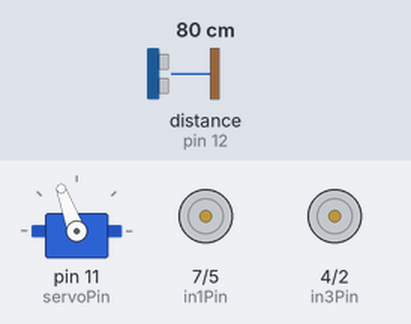
A sketch run on a simulated Arduino Uno, built with avr-gcc and run on an emulated ATmega328P. On the bench: servo, motor-driver pin pairs drawn as motors (green arrow = first pin HIGH = forward, orange = second pin HIGH = backward, longer = more drive, scaled by the enable pin). Wiring (inferred from the names in the program): ultrasonic range finder: trigger pin 13; echo pin 12. The inputs (shaded band) are chosen by the test bench; at power-on: distance to the obstacle (sensor on pin 12) 80 cm. The echo pulse lasts 58.3 µs per cm.

Above: at 4.7 s.
6.0 s: distance to the obstacle (sensor on pin 12) set to 33 cm
9.0 s: distance to the obstacle (sensor on pin 12) set to 27 cm
At 10.1 s:
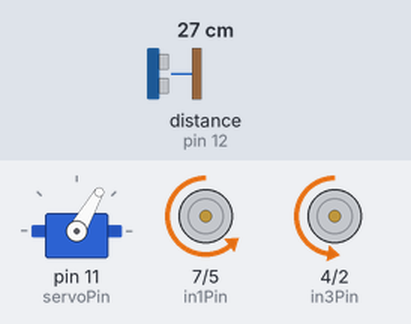
12.0 s: distance to the obstacle (sensor on pin 12) set to 35 cm
At 12.9 s:
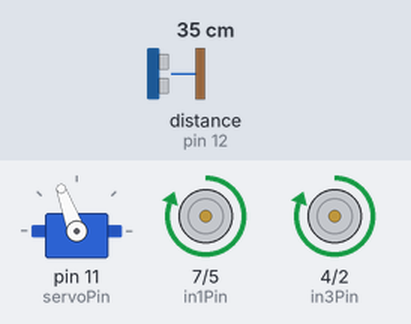
15.0 s: distance to the obstacle (sensor on pin 12) set to 2 cm
At 15.6 s:
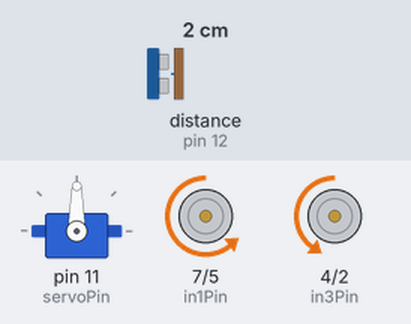
Timing chart, 0 to 19.0 s (numbered marks = the images above; inputs shaded):
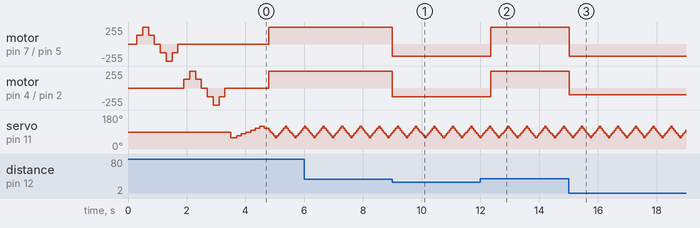

Measured:
- the behaviour switches between 31 and 30 cm on distance to the obstacle (sensor on pin 12) (found by bisection; images 0 and 1)
- after the input at 9.0 s, motor on pin 7 (in1Pin) / pin 5 (in2Pin): forward 255/255 → backward 180/255 at once; motor on pin 4 (in3Pin) / pin 2 (in4Pin): forward 255/255 → backward 128/255 at once
- after the input at 12.0 s, motor on pin 7 (in1Pin) / pin 5 (in2Pin): backward 180/255 → forward 255/255 after 0.35 s; motor on pin 4 (in3Pin) / pin 2 (in4Pin): backward 128/255 → forward 255/255 after 0.35 s
- after the input at 15.0 s, motor on pin 7 (in1Pin) / pin 5 (in2Pin): forward 255/255 → backward 180/255 at once; motor on pin 4 (in3Pin) / pin 2 (in4Pin): forward 255/255 → backward 100/255 at once
- by itself, servo on pin 11 (servoPin): repeats every 0.61 s: 70° 0.05 s, 60° 0.05 s, 70° 0.05 s, 80° 0.05 s, 90° 0.05 s, 100° 0.05 s, 110° 0.05 s, 120° 0.05 s, 110° 0.05 s, 100° 0.05 s, 90° 0.05 s, 80° 0.05 s

The sketch:

sketch_may30a.ino
```cpp
#include <Servo.h>

Servo servo;

// Ultrasonic Sensor Pins
const int trigPin = 13;
const int echoPin = 12;

// Servo Pin
const int servoPin = 11;

// L298N Motor Driver Pins
const int enAPin = 6, in1Pin = 7, in2Pin = 5;  // Left motor
const int in3Pin = 4, in4Pin = 2, enBPin = 3;  // Right motor

enum Motor { LEFT, RIGHT };

// Sweep Configuration
const byte NUM_ANGLES = 7;
const byte sensorAngles[NUM_ANGLES] = {60, 70, 80, 90, 100, 110, 120};
unsigned int distanceArr[NUM_ANGLES];

// Movement function
void go(Motor m, int speed) {
  bool forward = speed > 0;
  int pwm = abs(speed);

  if (m == LEFT) {
    digitalWrite(in1Pin, forward);
    digitalWrite(in2Pin, !forward);
    analogWrite(enAPin, pwm);
  } else {
    digitalWrite(in3Pin, forward);
    digitalWrite(in4Pin, !forward);
    analogWrite(enBPin, pwm);
  }
}

// Motor Test Routine
void testMotors() {
  int speeds[] = {128, 255, 128, 0, -128, -255, -128, 0};

  for (int speed : speeds) {
    go(LEFT, speed);
    go(RIGHT, 0);
    delay(200);
  }
  for (int speed : speeds) {
    go(LEFT, 0);
    go(RIGHT, speed);
    delay(200);
  }
}

// Ultrasonic Read Function (in mm)
unsigned int readDistance() {
  digitalWrite(trigPin, LOW); delayMicroseconds(2);
  digitalWrite(trigPin, HIGH); delayMicroseconds(10);
  digitalWrite(trigPin, LOW);
  unsigned long duration = pulseIn(echoPin, HIGH, 30000);
  return duration == 0 ? 4000 : (duration * 343) / 2000;
}

// Sweep Distance Collection
void readNextDistance() {
  static byte angleIndex = 0;
  static int8_t step = 1;

  distanceArr[angleIndex] = readDistance();
  angleIndex += step;

  if (angleIndex == NUM_ANGLES - 1) step = -1;
  else if (angleIndex == 0) step = 1;

  servo.write(sensorAngles[angleIndex]);
}

void setup() {
  pinMode(trigPin, OUTPUT);
  pinMode(echoPin, INPUT);
  digitalWrite(trigPin, LOW);

  pinMode(enAPin, OUTPUT);
  pinMode(in1Pin, OUTPUT);
  pinMode(in2Pin, OUTPUT);
  pinMode(in3Pin, OUTPUT);
  pinMode(in4Pin, OUTPUT);
  pinMode(enBPin, OUTPUT);

  servo.attach(servoPin);
  servo.write(90);
  delay(300);

  go(LEFT, 0);
  go(RIGHT, 0);

  testMotors();

  // Initial sweep
  servo.write(sensorAngles[0]);
  delay(200);
  for (byte i = 0; i < NUM_ANGLES; i++) {
    readNextDistance();
    delay(150);
  }
}

void loop() {
  readNextDistance();

  // Detect obstacle within 30 cm
  bool tooClose = false;
  for (unsigned int d : distanceArr) {
    if (d < 300) {
      tooClose = true;
      break;
    }
  }

  if (tooClose) {
    go(LEFT, -180);
    go(RIGHT, -100);
  } else {
    go(LEFT, 255);
    go(RIGHT, 255);
  }

  delay(50);
}
```
